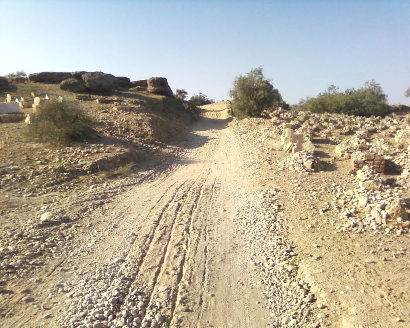
#> input picture img/road6.png, 410 x 328 px
$ python color-segmentator.py   (Python 2 division)   (older library calls are emulated)
#> lines starting #> are read from the running program, lines starting #| are printed output that depends on the picture; after the words box and inside, x2 and y2 are one past the last pixel; in counts of white or black regions, pixels touching at a corner belong together
import cv2
import numpy as np
# import matplotlib.pyplot as plt
from settings import settings


class ColorSegmentator(object):
    @staticmethod
    def smooth(x,window_len=11,window='hanning'):
        if x.ndim != 1:
            raise ValueError, "smooth only accepts 1 dimension arrays."

        if x.size < window_len:
            raise ValueError, "Input vector needs to be bigger than window size."

        if window_len<3:
            return x

        if not window in ['flat', 'hanning', 'hamming', 'bartlett', 'blackman']:
            raise ValueError, "Window is on of 'flat', 'hanning', 'hamming', 'bartlett', 'blackman'"

        s=np.r_[x[window_len-1:0:-1],x,x[-1:-window_len:-1]]
        if window == 'flat': #moving average
            w=np.ones(window_len,'d')
        else:
            w=eval('np.'+window+'(window_len)')

        y=np.convolve(w/w.sum(),s,mode='valid')
        return y

    @staticmethod
    def peaks(a):
        min_diff = 500

        bools = np.r_[True, a[1:] > a[:-1]] & np.r_[a[:-1] > a[1:], True]
        pks = [i for i in range(len(bools)) if bools[i]]
        if not pks[0] == 0:
            pks.insert(0,0)
        if not pks[-1] == 255:
            pks.append(255)

        out = [0]
        for i in range(1,len(pks)-1):
            lw = pks[i-1]
            ac = pks[i]
            hr = pks[i+1]
            mh = (ac + hr) / 2
            ml = (lw + ac) / 2
            if a[ac] - a[mh] > min_diff and a[ac] - a[ml] > min_diff:
                out.append(ac)
        out.append(255)
        return out

    @staticmethod
    def apply_mask(image, mask):
        return cv2.bitwise_and(image, cv2.merge([mask, mask, mask]))

    @staticmethod
    def generate_threshhold_mask(image, minval, maxval):
        image = np.uint8(image)
        retval, mask_lw_high = cv2.threshold(image, maxval, 255, cv2.THRESH_BINARY)
        mask_lw_high = 255 - mask_lw_high
        retval, mask_hg_min = cv2.threshold(image, minval, 255, cv2.THRESH_BINARY_INV)
        mask_hg_min = 255 - mask_hg_min
        # erase mask values

        return cv2.bitwise_and(mask_hg_min, mask_lw_high)

    def get_region_masks(self, shadow_mask):
        mask = shadow_mask.copy()
        image, contours, hierarchy = cv2.findContours(mask, cv2.RETR_TREE, cv2.CHAIN_APPROX_SIMPLE)
        big_regions = []

        min_size = shadow_mask.shape[0] * shadow_mask.shape[1] / 20

        for i in range(len(contours)):
            blank = np.zeros((shadow_mask.shape[0], shadow_mask.shape[1], 1), np.uint8)

            region_mask = cv2.drawContours(blank, contours, i, 255, -1)
            s = cv2.sumElems(region_mask/255)[0]
            if s > min_size:
                big_regions.append(region_mask)

        return big_regions

    def segment_image(self, img=cv2.imread('img/road6.png')):
        hsv_img = cv2.cvtColor(img, cv2.COLOR_BGR2HSV)
#> hsv_img: shape (328, 410, 3); mean H, S, V 42.3, 61.2, 189.3
#> img is the input picture: shape (328, 410, 3); mean B, G, R 155.5, 171.8, 179.2
        hist = cv2.calcHist([hsv_img], [0], None, [256], [0,256])
#> hist = 256 values, max 13731 at index 20, min 0 at index 52, mean 525.3

        # plt.plot(hist, color='k')
        # plt.xlim([0,256])

        spatial_radius = 50
        color_radius = 50

        smooth_msft_hist = self.smooth(hist.reshape([256]), 20)
#> in smooth, `s=np.r_[x[window_len-1:0:-1],x,x[-1:-window_len:-1]]`: s = 294 values, max 13731 at index 39, min 0 at index 71, mean 649.2
#> in smooth, `y=np.convolve(w/w.sum(),s,mode='valid')`: y = 275 values, max 7527.5 at index 28, min 0 at index 198, mean 512.6
#> smooth_msft_hist has the same summary as y in smooth
        # plt.plot(smooth_msft_hist, color='g')

        hist_peaks = self.peaks(smooth_msft_hist)
#> in peaks, `pks = [i for i in range(len(bools)) if bools[i]]`: pks = [0, 28, 71, 114, 183]
#> the loop in peaks, `for i in range(1,len(pks)-1):` made 4 passes
#> (lw, ac, hr, mh, ml) on passes 1 to 4: (0, 28, 71, 49, 14), (28, 71, 114, 92, 49), (71, 114, 183, 148, 92), (114, 183, 255, 219, 148)
#> after the loop in peaks, `for i in range(1,len(pks)-1):`: out = [0, 28, 114]
#> hist_peaks = [0, 28, 114, 255]
        print(hist_peaks)
#| [0, 28, 114, 255]

        cv2.imshow('img', img)
        h = cv2.split(hsv_img)[0]
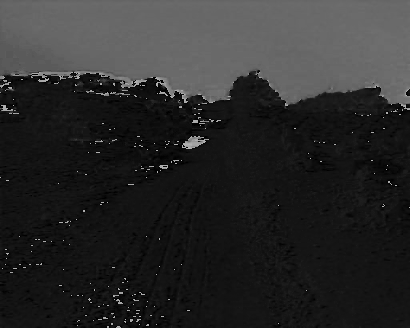
#> h: shape (328, 410); min 0, max 179, mean 42.3

        kernel_1 = np.ones((2,2), np.uint8)
        kernel_2 = np.ones((5,5), np.uint8)

        result = []
        for i in range(len(hist_peaks)-1):
            mask = self.generate_threshhold_mask(h, hist_peaks[i], hist_peaks[i+1])

            mask = cv2.dilate(mask, kernel_1, iterations=3)
            mask = cv2.erode(mask, kernel_2, iterations=3)
            mask = cv2.dilate(mask, kernel_2, iterations=3)

            submasks = self.get_region_masks(mask)
            j=0
            result += submasks
            for submask in submasks:

                cv2.imshow('mask_'+str(i)+"_"+str(j), self.apply_mask(img,submask))
                j+=1
#> this loop made 3 passes
#> pass 1, in generate_threshhold_mask, `retval, mask_lw_high = cv2.threshold(image, maxval, 255, cv2.THRESH_BI..`:
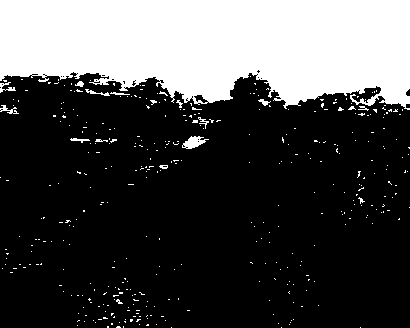
#> mask_lw_high: shape (328, 410); 28.4% white; 390 white regions (376 under 20 px), largest, box (x1, y1, x2, y2) and area: (0, 0, 410, 110) 36440, (182, 136, 209, 149) 189, (0, 82, 16, 93) 70
#> pass 1, in generate_threshhold_mask, `retval, mask_hg_min = cv2.threshold(image, minval, 255, cv2.THRESH_BIN..`:
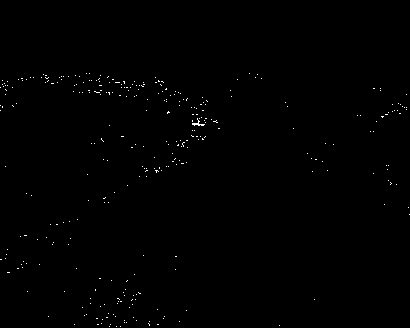
#> mask_hg_min: shape (328, 410); 0.36% white in thin lines or dots, all inside (x1, y1, x2, y2) = (0, 73, 410, 327)
#> after the loop: mask: shape (328, 410); every value is 0

        # plt.show()

        cv2.waitKey(0)
        cv2.destroyAllWindows()

        return result

ColorSegmentator().segment_image()

$ run again, with img/road2.png copied over img/road6.png
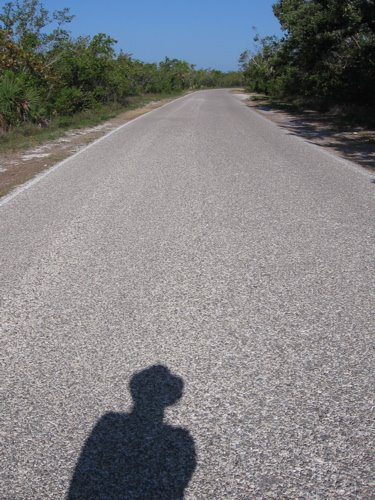
#> input picture img/road2.png, 375 x 500 px
#> hsv_img: shape (500, 375, 3); mean H, S, V 68.3, 34, 137
#> in segment_image, img is the input picture: shape (500, 375, 3); mean B, G, R 130.6, 128, 128
#> hist = 256 values, max 70462 at index 0, min 0 at index 1, mean 732.4
#> s = 294 values, max 70462 at index 19, min 0 at index 18, mean 675.3
#> y = 275 values, max 7614.7 at index 9, min 0 at index 197, mean 701
#> smooth_msft_hist has the same summary as y in smooth
#> pks = [9, 20, 50, 85, 117, 139, 154, 169, 180]
#> the loop in peaks, `for i in range(1,len(pks)-1):` made 9 passes
#> (lw, ac, hr, mh, ml) on passes 1 to 8: (0, 9, 20, 14, 4), (9, 20, 50, 35, 14), (20, 50, 85, 67, 35), (50, 85, 117, 101, 67), (85, 117, 139, 128, 101), (117, 139, 154, 146, 128), (139, 154, 169, 161, 146), (154, 169, 180, 174, 161)
#> after the loop in peaks, `for i in range(1,len(pks)-1):`: out = [0, 9, 50, 117, 180]
#> hist_peaks = [0, 9, 50, 117, 180, 255]
#| [0, 9, 50, 117, 180, 255]
#> the loop in segment_image, `for i in range(len(hist_peaks)-1):` made 5 passes
#> pass 1, in generate_threshhold_mask, `retval, mask_lw_high = cv2.threshold(image, maxval, 255, cv2.THRESH_BI..`:
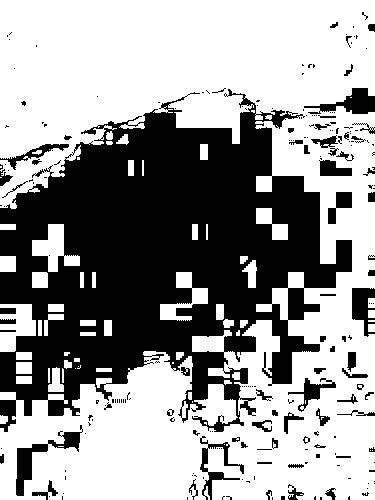
#> mask_lw_high: shape (500, 375); 60.5% white; 219 black regions (148 under 20 px), largest, box (x1, y1, x2, y2) and area: (0, 89, 352, 432) 65533, (16, 425, 83, 496) 1081, (304, 88, 375, 114) 838
#> pass 1, in generate_threshhold_mask, `retval, mask_hg_min = cv2.threshold(image, minval, 255, cv2.THRESH_BIN..`:
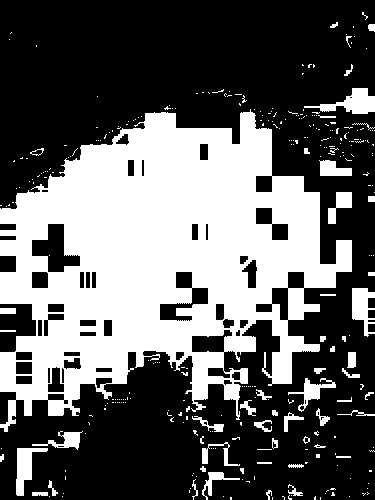
#> mask_hg_min: shape (500, 375); 37.6% white; 312 white regions (260 under 20 px), largest, box (x1, y1, x2, y2) and area: (0, 109, 352, 432) 63238, (304, 88, 375, 114) 815, (352, 288, 375, 337) 674

$ run again, with img/road4.png copied over img/road6.png
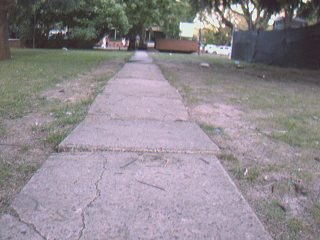
#> input picture img/road4.png, 320 x 240 px
#> hsv_img: shape (240, 320, 3); mean H, S, V 104.9, 30.2, 149.3
#> in segment_image, img is the input picture: shape (240, 320, 3); mean B, G, R 142.7, 137.1, 143.1
#> hist = 256 values, max 2090 at index 139, min 0 at index 180, mean 300
#> s = 294 values, max 2090 at index 158, min 0 at index 199, mean 281.6
#> y = 275 values, max 1385 at index 149, min 0 at index 198, mean 291.3
#> smooth_msft_hist has the same summary as y in smooth
#> pks = [4, 15, 30, 52, 93, 149, 177]
#> the loop in peaks, `for i in range(1,len(pks)-1):` made 7 passes
#> (lw, ac, hr, mh, ml) on passes 1 to 7: (0, 4, 15, 9, 2), (4, 15, 30, 22, 9), (15, 30, 52, 41, 22), (30, 52, 93, 72, 41), (52, 93, 149, 121, 72), (93, 149, 177, 163, 121), (149, 177, 255, 216, 163)
#> after the loop in peaks, `for i in range(1,len(pks)-1):`: out = [0, 149]
#> hist_peaks = [0, 149, 255]
#| [0, 149, 255]
#> the loop in segment_image, `for i in range(len(hist_peaks)-1):` made 2 passes
#> min_size in get_region_masks on passes 1 to 2: 3840, 3840
#> pass 1, in generate_threshhold_mask, `retval, mask_lw_high = cv2.threshold(image, maxval, 255, cv2.THRESH_BI..`:
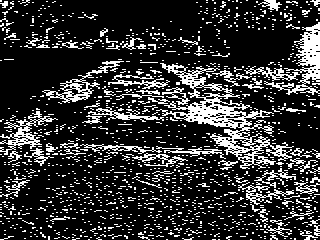
#> mask_lw_high: shape (240, 320); 20.2% white in thin lines or dots
#> after the loop in segment_image, `for i in range(len(hist_peaks)-1):`:
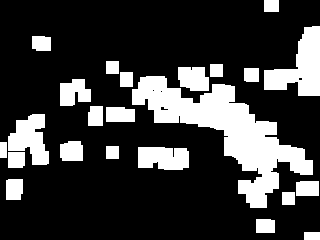
#> mask: shape (240, 320); 23% white; 23 white regions, largest, box (x1, y1, x2, y2) and area: (132, 76, 313, 208) 7791, (264, 26, 320, 96) 2104, (8, 114, 49, 165) 1299
